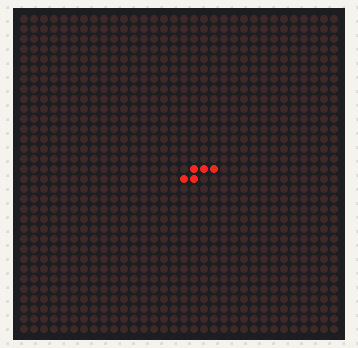
Simulated run of this sketch. Board: Arduino Uno, built with avr-gcc and run on an emulated ATmega328P. Parts: 32×32 LED matrix. Random numbers use the default seed unless the sketch sets one.

Above: at 0.51 s.
At 5.36 s:
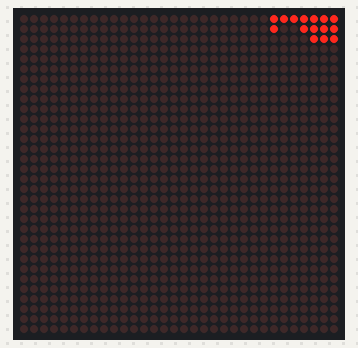
At 10.32 s:
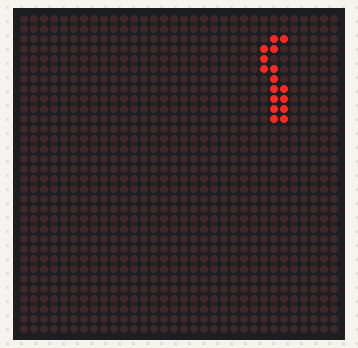
At 20.13 s:
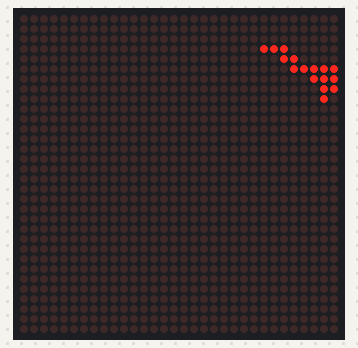
At 32.93 s:
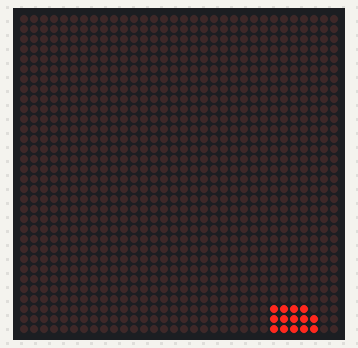
At 39.88 s:
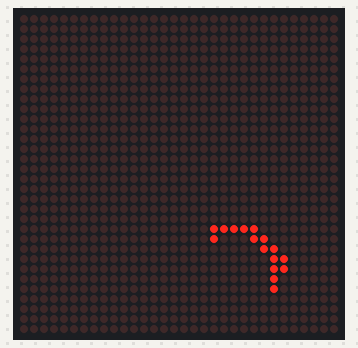

The sketch:

lib_ex_Snake_32x32_2.ino
```cpp
#include <SPI.h>                                  // cf http://arduino.cc/en/Reference/SPI
#define  MOSI         11                          // MOSI (Master-Out-Slave-In) pin
#define  SCK          13                          // SCK (Clock) pin
#define  SS           10                          // SS (Slave Select) pin

#include <Adafruit_GFX.h>
#include <Max72xxPanel.h>

// Orientation of Max72xx to 8x8 LED Matrix
#define NO_ROTATION   0                           // no rotation
#define CW_ROTATION   1                           // 90 degrees clockwise
#define OPP_ROTATION  2                           // 180 degrees
#define CCW_ROTATION  3                           // 90 degrees counter clockwise

// Mapping of 8x8 LED Matrix and SPI pin names
#define CS            SS                          // Attach CS to SS
#define DIN           MOSI                        // Attach DIN to MOSI
#define CLK           SCK                         // Attach CLK to SCK

// Configuration of LED Matrix 32x32 (4x4 Displays) - Max72xx Common Cathodes Modules
#define NUMBEROFHORIZONTALDISPLAYS  4
#define NUMBEROFVERTICALDISPLAYS    4
#define ROTATION                    CCW_ROTATION  // display is position 90 degrees counter clockwise
#define DEFAULTINTENSITY            2            // values fro 0 to 15

Max72xxPanel matrix = Max72xxPanel(CS, NUMBEROFHORIZONTALDISPLAYS, NUMBEROFVERTICALDISPLAYS);

void setup() {
  matrix.setIntensity(DEFAULTINTENSITY);

  /**
     Initialize 32x32 LED matrix with 4x4 display array

           0(0,0,0)            1(1,1,0)          2(2,2,0)          3(3,3,0)
           4(4,0,1)            5(5,1,1)          6(6,2,1)          7(7,3,1)
           8(8,0,2)            9(9,1,2)         10(10,2,2)        11(11,3,2)
          12(12,0,3)          13(13,1,3)        14(14,2,3)        15(15,3,3)

          x0..7,y0..7         x8..15,y0..7      x16..23,y0..7     x24..31,y0..7
          x0..7,y8..15        x8..15,y8..15     x16..23,y8..15    x24..31,y8..15
          x0..7,y16..23       x8..15,y16..23    x16..23,y16..23   x24..31,y16..23
          x0..7,y24..31       x8..15,y24..31    x16..23,y24..31   x24..31,y24..31
  */

  byte display = 0;
  for (byte y = 0; y < NUMBEROFVERTICALDISPLAYS; y++ ) {
    for (byte x = 0; x < NUMBEROFHORIZONTALDISPLAYS; x++ ) {
      matrix.setPosition(display, x, y);      // display is at <x, y>
      matrix.setRotation(display, ROTATION);  // display is position -90 degree
      display++;
    }
  }

  // Individual setup
  _setup();
}

const int pinRandom = A0;

const int wait = 100; // In milliseconds
const int length = 16;

int x[length], y[length];
int ptr, nextPtr;

void _setup () {

  // Reset all variables
  for ( ptr = 0; ptr < length; ptr++ ) {
    x[ptr] = matrix.width() / 2;
    y[ptr] = matrix.height() / 2;
  }
  nextPtr = 0;

  randomSeed(analogRead(pinRandom)); // Initialize random generator
}

void loop() {

  // Shift pointer to the next segment
  ptr = nextPtr;
  nextPtr = next(ptr);

  matrix.drawPixel(x[ptr], y[ptr], HIGH); // Draw the head of the snake
  matrix.write(); // Send bitmap to display

  delay(wait);

  if ( ! occupied(nextPtr) ) {
    matrix.drawPixel(x[nextPtr], y[nextPtr], LOW); // Remove the tail of the snake
  }

  for ( int attempt = 0; attempt < 10; attempt++ ) {

    // Jump at random one step up, down, left, or right
    switch ( random(4) ) {
      case 0: x[nextPtr] = constrain(x[ptr] + 1, 0, matrix.width() - 1); y[nextPtr] = y[ptr]; break;
      case 1: x[nextPtr] = constrain(x[ptr] - 1, 0, matrix.width() - 1); y[nextPtr] = y[ptr]; break;
      case 2: y[nextPtr] = constrain(y[ptr] + 1, 0, matrix.height() - 1); x[nextPtr] = x[ptr]; break;
      case 3: y[nextPtr] = constrain(y[ptr] - 1, 0, matrix.height() - 1); x[nextPtr] = x[ptr]; break;
    }

    if ( ! occupied(nextPtr) ) {
      break; // The spot is empty, break out the for loop
    }
  }
}

boolean occupied(int ptrA) {
  for ( int ptrB = 0 ; ptrB < length; ptrB++ ) {
    if ( ptrA != ptrB ) {
      if ( equal(ptrA, ptrB) ) {
        return true;
      }
    }
  }

  return false;
}

int next(int ptr) {
  return (ptr + 1) % length;
}

boolean equal(int ptrA, int ptrB) {
  return x[ptrA] == x[ptrB] && y[ptrA] == y[ptrB];
}
```
